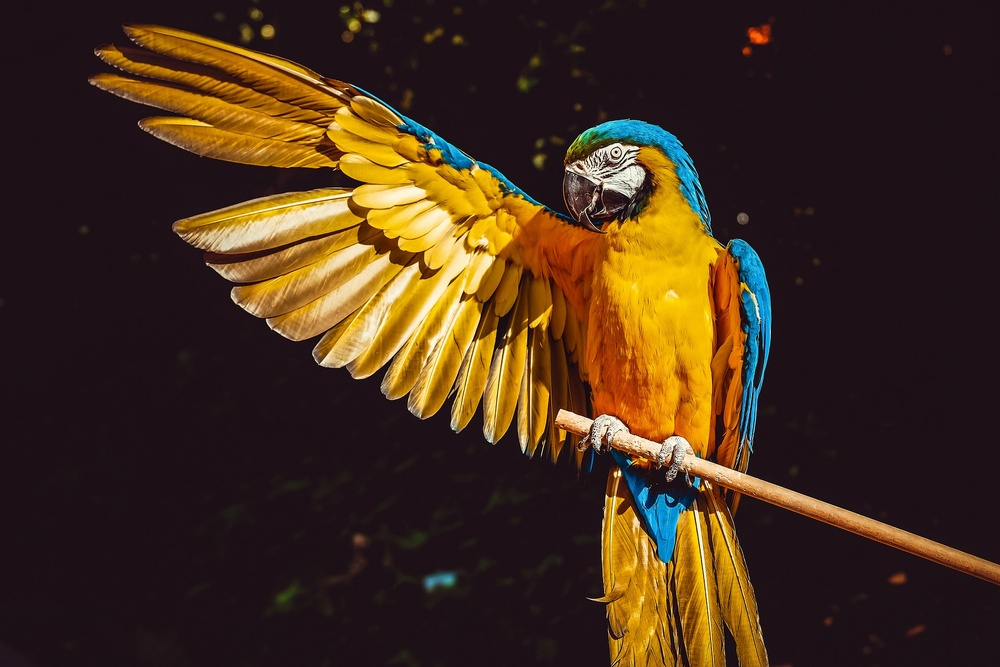
#> input picture opencv/ara.jpg, 1000 x 667 px, shrunk from 1920 x 1280 before the run
$ python filter4.py   (older library calls are emulated)
#> lines starting #> are read from the running program, lines starting #| are printed output that depends on the picture
# float 값으로 된 가버 필터로 이미지 처리하기

import math
import  cv2
import numpy as np
import matplotlib.pyplot as plt

image = cv2.imread('ara.jpg').astype(np.float32)/255

kernel = cv2.getGaborKernel((21,21), 5,1,10,1,0,cv2.CV_32F)
kernel /= math.sqrt((kernel*kernel).sum())

filtered = cv2.filter2D(image,-1,kernel)
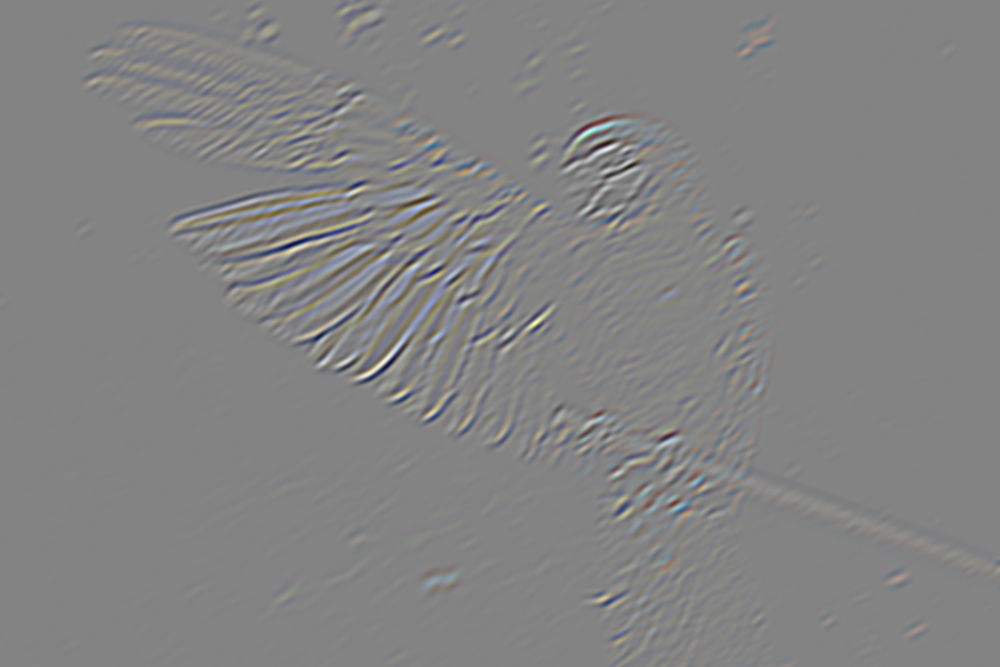
#> filtered: shape (667, 1000, 3) float32; mean B, G, R 0.0031, 0.00512, 0.00752; drawn with min black and max white
#image를 받아다 -1 속성으로 kernel을 입힘.

plt.figure(figsize=(8,3))
plt.subplot(131)
plt.axis('off')
plt.title('image')
# 원본 이미지를 plt에 출력

plt.imshow(image, cmap='gray')
plt.subplot(132)
plt.title('kernel')
plt.imshow(kernel,cmap='gray')
# kernel이 어떻게 생겼는지에 대해 표시합니다.

plt.subplot(133)
plt.axis('off')
plt.title('filtered')
plt.imshow(filtered,cmap='gray')
plt.tight_layout()
plt.show()
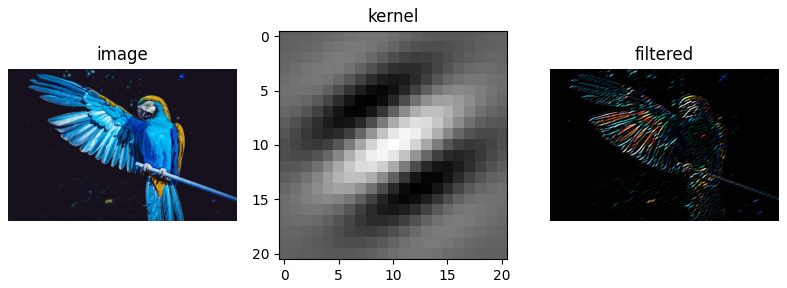
#> figure drawn by matplotlib, 3 panels; B, G, R data is drawn as R, G, B
# filter를 적용한 이후의 모습을 출력합니다.

# 가버필터는 코사인파로 변조된 2D 가우시안 커널을 갖는 선형필터입니다.
# 가버필터는 이미지의 방향을 아는 경우 에지를 검출하는 데에 유용한 필터이다.
